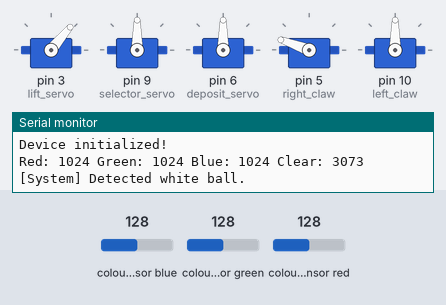
This sketch was run on a simulated Arduino Uno, built with avr-gcc and run on an emulated ATmega328P. On the bench: 5 × servo, the last lines printed to the serial monitor. The inputs (shaded band) are chosen by the test bench; at power-on: colour sensor blue 128, colour sensor green 128, colour sensor red 128.

Above: at 0.1 s.
At 7.1 s:
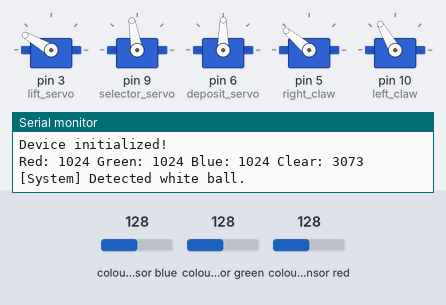
At 13.2 s:
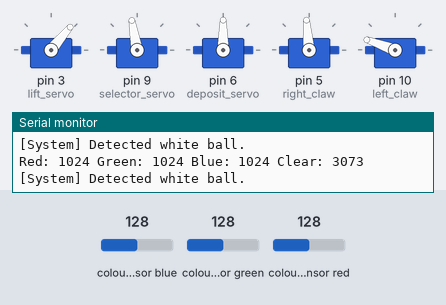
At 19.2 s:
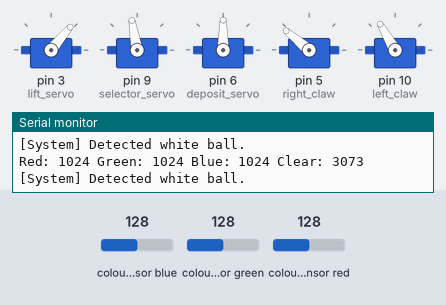
At 38.3 s:
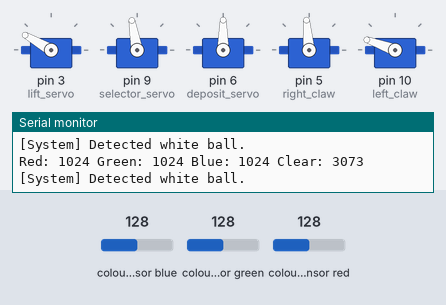
Timing chart, 0 to 39.8 s (numbered marks = the images above):
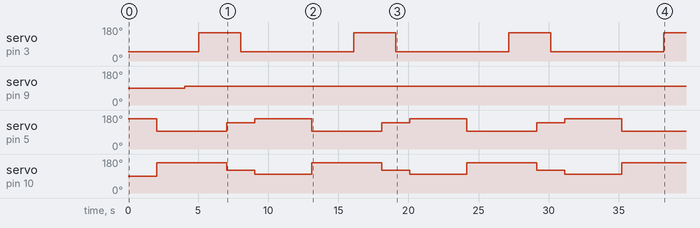

Measured:
- by itself, servo on pin 3 (lift_servo): alternates 150° for 3.0 s and 50° for 8.1 s
- by itself, servo on pin 9 (selector_servo): 90° → 100° at 4.1 s
- by itself, servo on pin 5 (right_claw): repeats every 11.1 s: 140° 2.0 s, 160° 4.1 s, 95° 5.0 s
- by itself, servo on pin 10 (left_claw): repeats every 11.1 s: 120° 2.0 s, 100° 4.1 s, 160° 5.0 s

The sketch:

ServosMovement_FUNCTIONABLE_BUT_OLD_.ino
```cpp
/*
  Diego M. Salinas Fernandez
  19/05/24 (ES) | 05/19/24 (EN)
  This code has already been tested.

--------------------------------------------------------
NEW VERSION
- Not tested yet
+ U variables
- The code is only functionable with white ball.

Tell me to issues if there is a problem with the new code.
--------------------------------------------------------
*/


#include "Adafruit_APDS9960.h"
#include <Servo.h>

// Sensor and Servo objects
Adafruit_APDS9960 apds;
Servo left_claw;  // Left claw servo
Servo right_claw; // Right claw servo
Servo selector_servo; // Selector Servo
Servo deposit_servo; // Deposit Servo
Servo lift_servo; // Lift Servo

// Servo positions
int pos = 0;
int pos2 = 0;

// Ball detection flag
int ball = 0;


// Ball Types (1 is White | 2 is Black)
int type = 0;

// Servo Values
int right_close = 100;
int right_open = 160;
int left_open = 100;
int left_close = 160;

// System condition
bool condition = false;

void setup() {
  pinMode(1, OUTPUT);
  Serial.begin(115200);
  lift_servo.attach(3); // Lift Servo
  selector_servo.attach(9); // Selector Servo
  deposit_servo.attach(6);  // Deposit Servo
  right_claw.attach(5);  // Right claw servo
  left_claw.attach(10);  // Left claw servo

  right_claw.write(160);
  lift_servo.write(50);

  if(!apds.begin()){
    Serial.println("Failed to initialize device! Please check your wiring.");
  } else {
    Serial.println("Device initialized!");
    apds.enableColor(true); // Enable color sensing mode
  }
}

void loop() {
  if (!condition) {
    uint16_t r, g, b, c; // Variables to store the color data in

    while(!apds.colorDataReady()){
        delay(5);
    }

    apds.getColorData(&r, &g, &b, &c); // Get the color data
    Serial.print("Red: ");
    Serial.print(r);
    Serial.print(" Green: ");
    Serial.print(g);
    Serial.print(" Blue: ");
    Serial.print(b);
    Serial.print(" Clear: ");
    Serial.println(c);
    Serial.println();

    digitalWrite(1, HIGH);   // LED Front Turn ON

    grab_ball(r, g, b); // Grab the ball based on color
    delay(2000);
  }
}

void grab_ball(uint16_t r, uint16_t g, uint16_t b) {
    if (r >= 600 && g >= 600 && b >= 600) {
        Serial.println("[System] Detected white ball.");
        type = 1;
    } else if (r >= 85 && r <= 200 && b >= 100 && b <= 200 && g >= 100 && g <= 200) {
        Serial.println("[System] Detected black ball.");
        type = 2;
    }

    if (type != 0) {
        claws(); // Close the claws
        deposit_up_selector(r, g, b); // Deposit the ball based on its type
    }
}

void claws() {
    delay(2000);
    left_claw.write(160);
    right_claw.write(95);

    delay(2000);
}

void deposit_up_selector(uint16_t r, uint16_t g, uint16_t b) {
    if (type == 1) {
        //Verificación si hay una pelota Blanca Medir Color
        if(r <= 600 && g <= 600 && b >= 600) {
            loop();
            return;
        } else {
            digitalWrite(1, LOW);
            // Elegir al lado que deberia ir
            selector_servo.write(100);

            // deposit_servo.write(160);


            delay(1000);
            // Moviento para subir
            lift_servo.write(150);

            //Soltar a la pelota
            delay(2000);

            right_claw.write(140);
            left_claw.write(120);

            // selector_servo.write(160); // a low pushment for the ball.

            // Movimiento para bajar a su posición normal
            delay(1000);
            lift_servo.write(50);

            // Abrir garras
            delay(1000);
            right_claw.write(160);
            left_claw.write(100);
            // selector_servo.write(100);

        }
    }

    // Reset the type after depositing the ball
    type = 0;
}
```
